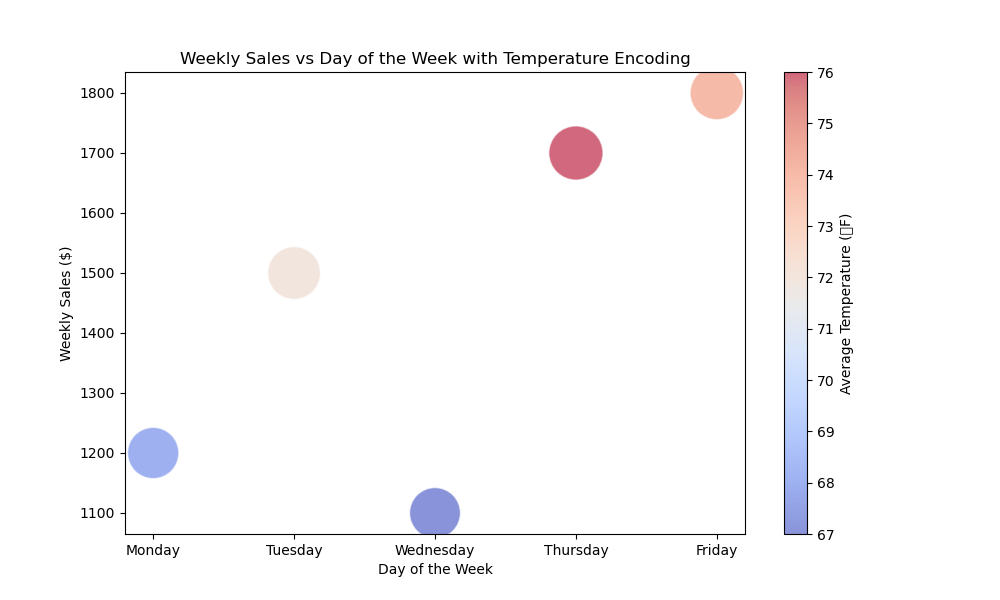

Recreate this plot in Python.

import matplotlib.pyplot as plt

# Given chart table data
data = [
    {'Day': 'Monday', 'Weekly Sales ($)': 1200, 'Average Temperature (°F)': 68},
    {'Day': 'Tuesday', 'Weekly Sales ($)': 1500, 'Average Temperature (°F)': 72},
    {'Day': 'Wednesday', 'Weekly Sales ($)': 1100, 'Average Temperature (°F)': 67},
    {'Day': 'Thursday', 'Weekly Sales ($)': 1700, 'Average Temperature (°F)': 76},
    {'Day': 'Friday', 'Weekly Sales ($)': 1800, 'Average Temperature (°F)': 74}
]

# Extracting the data for plotting
days = [d['Day'] for d in data]
sales = [d['Weekly Sales ($)'] for d in data]
temperatures = [d['Average Temperature (°F)'] for d in data]

# Create a scatterplot
plt.figure(figsize=(10, 6))

# Using the sales ($) value for coloring and the temperature for marker size.
# Multiply by a factor to make size differences more visible.
scatter = plt.scatter(days, sales, c=temperatures, s=[t*20 for t in temperatures], cmap="coolwarm", alpha=0.6, edgecolors='w', linewidth=1)

# Adding titles and labels
plt.title('Weekly Sales vs Day of the Week with Temperature Encoding')
plt.xlabel('Day of the Week')
plt.ylabel('Weekly Sales ($)')

# Create a colorbar for the temperature
cbar = plt.colorbar(scatter)
cbar.set_label('Average Temperature (°F)')

# Show the plot
plt.show()
